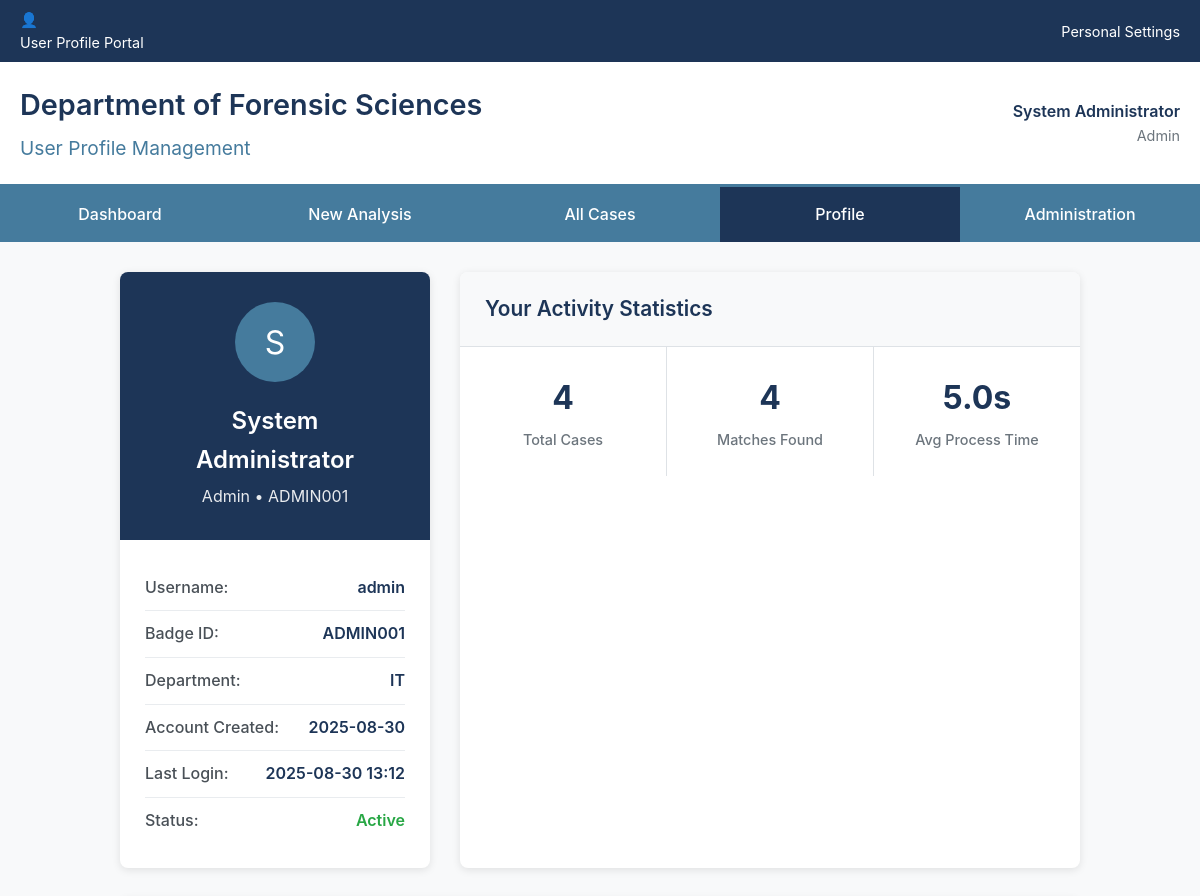
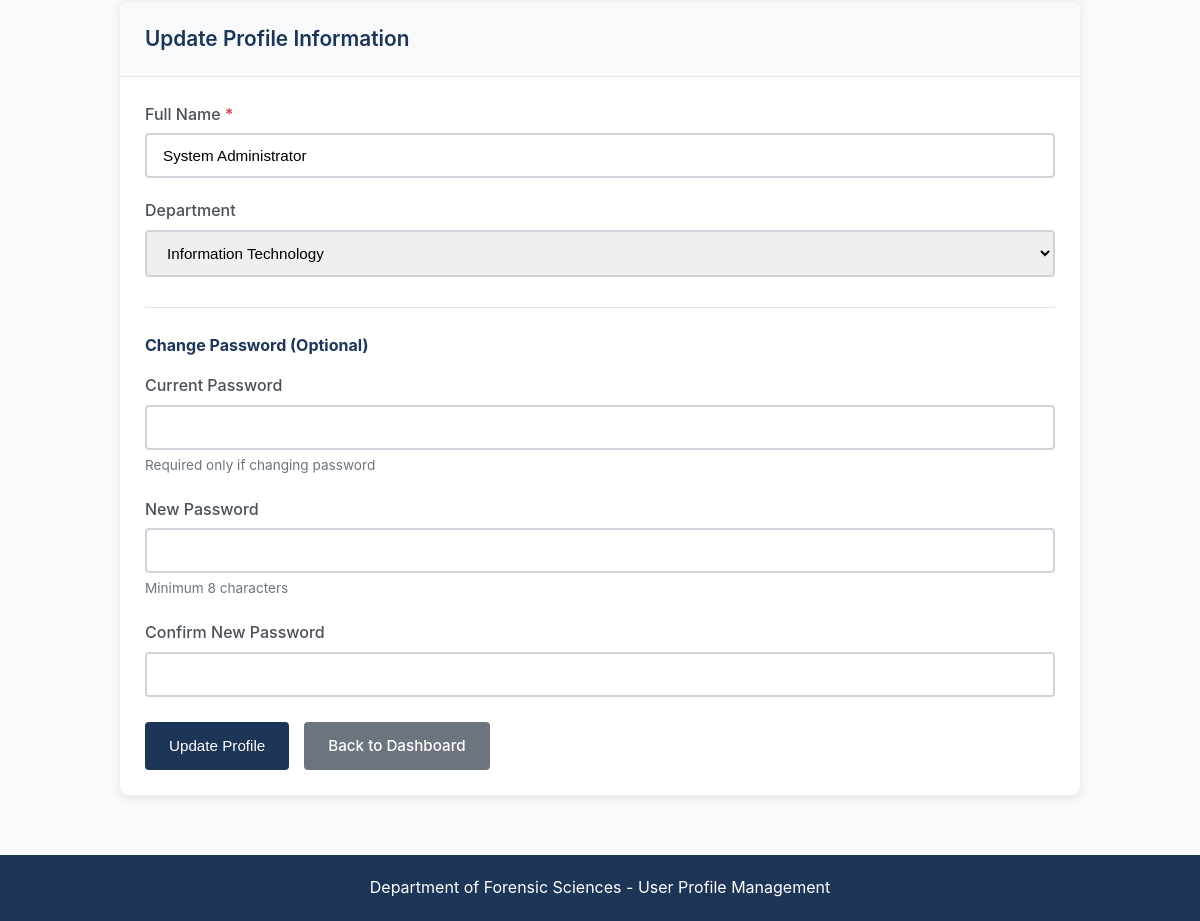
Screenshot of /profile (signed in) with the database file from the repository (2 pictures, top to bottom).
### tables this page shows
CREATE TABLE users (
            id INTEGER PRIMARY KEY AUTOINCREMENT,
            username TEXT UNIQUE NOT NULL,
            badge_id TEXT UNIQUE NOT NULL,
            password_hash TEXT NOT NULL,
            full_name TEXT NOT NULL,
            department TEXT,
            role TEXT DEFAULT 'examiner',
            is_active BOOLEAN DEFAULT 1,
            created_at TIMESTAMP DEFAULT CURRENT_TIMESTAMP,
            last_login TIMESTAMP
        );

### run_web_app.py (the view)
@app.route('/profile')
@login_required
def profile():
    conn = get_db_connection()
    user = conn.execute('SELECT * FROM users WHERE id = ?', (session['user_id'],)).fetchone()
    user_stats = conn.execute('''
        SELECT COUNT(*) as total_cases,
               SUM(matches_found) as total_matches,
               AVG(processing_time) as avg_processing_time
        FROM cases WHERE operator_id = ?
    ''', (session['badge_id'],)).fetchone()
    conn.close()
    return render_template('profile.html', user=user, stats=user_stats)

### run_web_app.py (called while the page is built)
def get_db_connection():
    conn = sqlite3.connect(DATABASE_PATH)
    conn.row_factory = sqlite3.Row
    return conn

def login_required(f):
    @wraps(f)
    def decorated_function(*args, **kwargs):
        if 'user_id' not in session:
            flash('Please log in to access this page.')
            return redirect(url_for('login'))
        return f(*args, **kwargs)
    return decorated_function

### templates/profile.html (shortened to what this page needs)
<!DOCTYPE html>
<html lang="en">
<head>
</head>
<body>
    <div class="header-bar">
        <div class="container">
            <div class="gov-seal">
                <div class="seal-icon">👤</div>
                <span>User Profile Portal</span>
            </div>
            <div>Personal Settings</div>
        </div>
    </div>
    <div class="main-header">
        <div class="container">
            <div>
                <h1 style="font-size: 1.8em; color: #1d3557; font-weight: 600; margin-bottom: 5px;">Department of Forensic Sciences</h1>
                <p style="font-size: 1.2em; color: #457b9d;">User Profile Management</p>
            </div>
            <div style="text-align: right;">
                <div style="font-weight: 600; color: #1d3557;">{{ session.full_name }}</div>
                <div style="font-size: 0.9em; color: #6c757d;">{{ session.role|title }}</div>
            </div>
        </div>
    </div>
    <nav class="nav-menu">
        <div class="container">
            <div class="nav-item">
                <a href="{{ url_for('dashboard') }}" class="nav-link">Dashboard</a>
            </div>
            <div class="nav-item">
                <a href="{{ url_for('new_case') }}" class="nav-link">New Analysis</a>
            </div>
            <div class="nav-item">
                <a href="{{ url_for('list_cases') }}" class="nav-link">All Cases</a>
            </div>
            <div class="nav-item">
                <a href="{{ url_for('profile') }}" class="nav-link active">Profile</a>
            </div>
            {% if session.role == 'admin' %}
            <div class="nav-item">
                <a href="{{ url_for('admin_panel') }}" class="nav-link">Administration</a>
            </div>
            {% endif %}
        </div>
    </nav>
    <div class="main-container">
        <div class="profile-grid">
            <div class="profile-card">
                <div class="profile-header">
                    <div class="profile-avatar">{{ user.full_name[0]|upper }}</div>
                    <h2 class="profile-name">{{ user.full_name }}</h2>
                    <p class="profile-role">{{ user.role|title }} • {{ user.badge_id }}</p>
                </div>
                <div class="profile-info">
                    <div class="info-item">
                        <span class="info-label">Username:</span>
                        <span class="info-value">{{ user.username }}</span>
                    </div>
                    <div class="info-item">
                        <span class="info-label">Badge ID:</span>
                        <span class="info-value">{{ user.badge_id }}</span>
                    </div>
                    <div class="info-item">
                        <span class="info-label">Department:</span>
                        <span class="info-value">{{ user.department or 'Not specified' }}</span>
                    </div>
                    <div class="info-item">
                        <span class="info-label">Account Created:</span>
                        <span class="info-value">{{ user.created_at[:10] }}</span>
                    </div>
                    <div class="info-item">
                        <span class="info-label">Last Login:</span>
                        <span class="info-value">{{ user.last_login[:16] if user.last_login else 'Current session' }}</span>
                    </div>
                    <div class="info-item">
                        <span class="info-label">Status:</span>
                        <span class="info-value" style="color: #28a745;">Active</span>
                    </div>
                </div>
            </div>
            <div class="stats-section">
                <div class="section-header">
                    <h3 class="section-title">Your Activity Statistics</h3>
                </div>
                <div class="stats-grid">
                    <div class="stat-item">
                        <div class="stat-value">{{ stats.total_cases or 0 }}</div>
                        <div class="stat-label">Total Cases</div>
                    </div>
                    <div class="stat-item">
                        <div class="stat-value">{{ stats.total_matches or 0 }}</div>
                        <div class="stat-label">Matches Found</div>
                    </div>
                    <div class="stat-item">
                        <div class="stat-value">{{ "%.1f"|format(stats.avg_processing_time or 0) }}s</div>
                        <div class="stat-label">Avg Process Time</div>
                    </div>
                </div>
            </div>
        </div>
        <div class="form-section">
            <div class="section-header">
                <h3 class="section-title">Update Profile Information</h3>
            </div>
            <div class="form-body">
                <form method="POST" action="{{ url_for('update_profile') }}">
                    <div class="form-group">
                        <label for="full_name" class="required">Full Name</label>
                        <input type="text" id="full_name" name="full_name" class="form-control"
                               value="{{ user.full_name }}" required>
                    </div>
                    <div class="form-group">
                        <label for="department">Department</label>
                        <select id="department" name="department" class="form-control">
                            <option value="IT" {{ 'selected' if user.department == 'IT' }}>Information Technology</option>
                        </select>
                    </div>
                    <div class="password-section">
                        <h4 style="color: #1d3557; margin-bottom: 15px;">Change Password (Optional)</h4>
                        <div class="form-group">
                            <label for="current_password">Current Password</label>
                            <input type="password" id="current_password" name="current_password" class="form-control"
                                   autocomplete="current-password">
                            <div class="form-help">Required only if changing password</div>
                        </div>
                        <div class="form-group">
                            <label for="new_password">New Password</label>
                            <input type="password" id="new_password" name="new_password" class="form-control"
                                   autocomplete="new-password">
                            <div class="form-help">Minimum 8 characters</div>
                        </div>
                        <div class="form-group">
                            <label for="confirm_password">Confirm New Password</label>
                            <input type="password" id="confirm_password" name="confirm_password" class="form-control">
                        </div>
                    </div>
                    <div class="button-group">
                        <button type="submit" class="btn btn-primary">Update Profile</button>
                        <a href="{{ url_for('dashboard') }}" class="btn btn-secondary">Back to Dashboard</a>
                    </div>
                </form>
            </div>
        </div>
    </div>
    <div class="footer">
        <div>Department of Forensic Sciences - User Profile Management</div>
    </div>
</body>
</html>

### templates/profile.html (style rules this page uses)
* { margin: 0; padding: 0; box-sizing: border-box; }
body { font-family: -apple-system, BlinkMacSystemFont, 'Segoe UI', Roboto, sans-serif; background-color: #f8f9fa; color: #212529; line-height: 1.6; }
.header-bar { background: #1d3557; color: white; padding: 8px 0; font-size: 0.9em; }
.header-bar .container { max-width: 1200px; margin: 0 auto; padding: 0 20px; display: flex; justify-content: space-between; align-items: center; }
.main-header { background: white; border-bottom: 3px solid #457b9d; padding: 20px 0; box-shadow: 0 2px 4px rgba(0,0,0,0.1); }
.main-header .container { max-width: 1200px; margin: 0 auto; padding: 0 20px; display: flex; justify-content: space-between; align-items: center; }
.nav-menu { background: #457b9d; padding: 0; }
.nav-menu .container { max-width: 1200px; margin: 0 auto; display: flex; }
.nav-item { flex: 1; }
.nav-link { display: block; padding: 15px 20px; color: white; text-decoration: none; text-align: center; transition: background-color 0.3s; font-weight: 500; }
.nav-link:hover, .nav-link.active { background: #1d3557; }
.main-container { max-width: 1000px; margin: 30px auto; padding: 0 20px; }
.profile-grid { display: grid; grid-template-columns: 1fr 2fr; gap: 30px; }
.profile-card { background: white; border-radius: 8px; box-shadow: 0 2px 8px rgba(0,0,0,0.1); overflow: hidden; height: fit-content; }
.profile-header { background: #1d3557; color: white; padding: 30px; text-align: center; }
.profile-avatar { width: 80px; height: 80px; background: #457b9d; border-radius: 50%; display: flex; align-items: center; justify-content: center; font-size: 2em; color: white; margin: 0 auto 20px; }
.profile-name { font-size: 1.5em; font-weight: 600; margin-bottom: 5px; }
.profile-role { opacity: 0.9; }
.profile-info { padding: 25px; }
.info-item { display: flex; justify-content: space-between; padding: 10px 0; border-bottom: 1px solid #e9ecef; }
.info-item:last-child { border-bottom: none; }
.info-label { font-weight: 500; color: #495057; }
.info-value { color: #1d3557; font-weight: 600; }
.stats-section { background: white; border-radius: 8px; box-shadow: 0 2px 8px rgba(0,0,0,0.1); overflow: hidden; }
.section-header { background: #f8f9fa; border-bottom: 1px solid #dee2e6; padding: 20px 25px; }
.section-title { font-size: 1.3em; font-weight: 600; color: #1d3557; }
.stats-grid { display: grid; grid-template-columns: repeat(3, 1fr); gap: 1px; background: #dee2e6; }
.stat-item { background: white; padding: 25px; text-align: center; }
.stat-value { font-size: 2em; font-weight: 700; color: #1d3557; margin-bottom: 5px; }
.stat-label { color: #6c757d; font-size: 0.9em; font-weight: 500; }
.form-section { background: white; border-radius: 8px; box-shadow: 0 2px 8px rgba(0,0,0,0.1); overflow: hidden; margin-top: 30px; }
.form-group { margin-bottom: 20px; }
.form-group label { display: block; margin-bottom: 6px; color: #495057; font-weight: 500; }
.required::after { content: " *"; color: #dc3545; }
.form-control { width: 100%; padding: 12px 16px; border: 2px solid #ced4da; border-radius: 4px; font-size: 0.95em; transition: border-color 0.15s ease-in-out; }
.form-body { padding: 25px; }
.btn { display: inline-block; padding: 12px 24px; font-size: 0.95em; font-weight: 500; text-align: center; text-decoration: none; border: none; border-radius: 4px; cursor: pointer; transition: all 0.15s ease-in-out; }
.btn-primary { background: #1d3557; color: white; }
.btn-secondary { background: #6c757d; color: white; }
.button-group { display: flex; gap: 15px; margin-top: 25px; }
.form-help { font-size: 0.85em; color: #6c757d; margin-top: 5px; }
.password-section { border-top: 1px solid #dee2e6; margin-top: 30px; padding-top: 25px; }
.footer { background: #1d3557; color: white; text-align: center; padding: 20px; margin-top: 60px; }

### rows the page displays
users: full_name "System Administrator", full_name "S", role "Admin", badge_id "ADMIN001", username "admin", department "IT", created_at "2025-08-30", last_login "2025-08-30 13:12"

### other values shown
{{ session.role|title }} "Admin"
{{ stats.total_cases or 0 }} "4"
{{ stats.total_matches or 0 }} "4"
{{ "%.1f"|format(stats.avg_processing_time or 0) }} "5.0"
